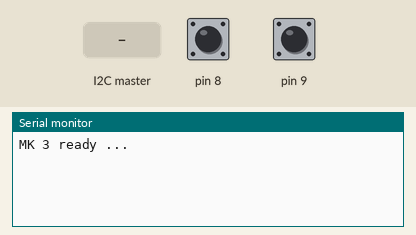
Bench run of a sketch on a simulated Arduino Uno, built with avr-gcc and run on an emulated ATmega328P. Parts: the last lines printed to the serial monitor. Inputs (shaded band) come from the test bench; at power-on: pin 8 HIGH, pin 9 HIGH.

Above: at 1.5 s.
1.6 s: the I2C master sends the byte 1
At 1.9 s:
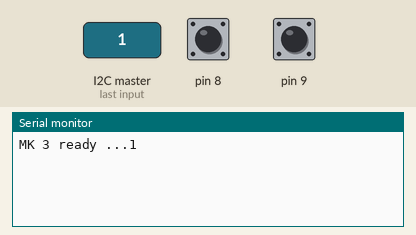
3.1 s: the I2C master sends the byte 0
At 4.3 s:
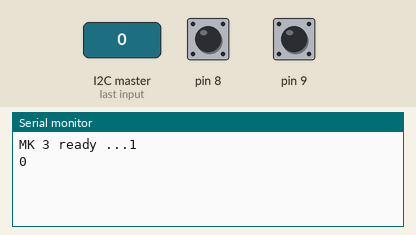

The sketch:

tulis_baca2.ino
```cpp
#include <Wire.h>

byte addr;
void setup() {
  pinMode(8, INPUT_PULLUP);
  pinMode(9, INPUT_PULLUP);
  addr = PINB & 0b00000011;
  Wire.begin(addr);
  Serial.begin(9600);
  switch (addr){
    case 2: delay(200); break;
    case 3: delay(300); break;
  }
  Wire.onReceive(receiveEvent);
  Serial.print("MK ");
  Serial.print(addr);
  Serial.print(" ready ...");
}

byte x = 0;
void loop() {
  Wire.begin();
  switch (addr) {
    case 2:
    Wire.beginTransmission(2);
    Wire.write("From 3: ");
    Wire.write(x);
    Wire.endTransmission();
    x +=3;
    break;
  }
  Wire.begin(addr);
  delay(100);
}

void receiveEvent(int i){
  String s = "";
  char c;
  while (1<Wire.available()){
    c = Wire.read();
    s += c;
  }
  s += Wire.read();
  Serial.println(s);
}
```

Measured:
- after the input at 1.6 s, the serial monitor: prints a new line at once (image 1)
- after the input at 3.1 s, the serial monitor: prints a new line at once (image 2)
